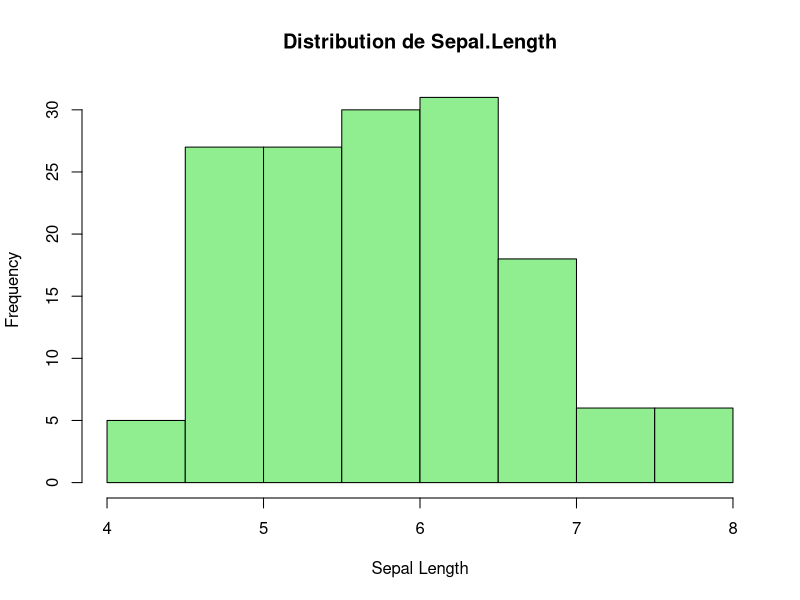
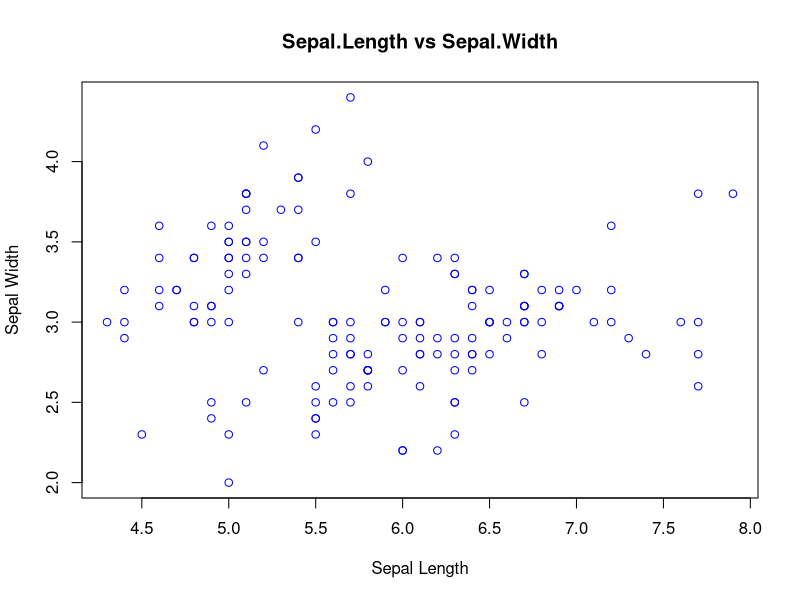
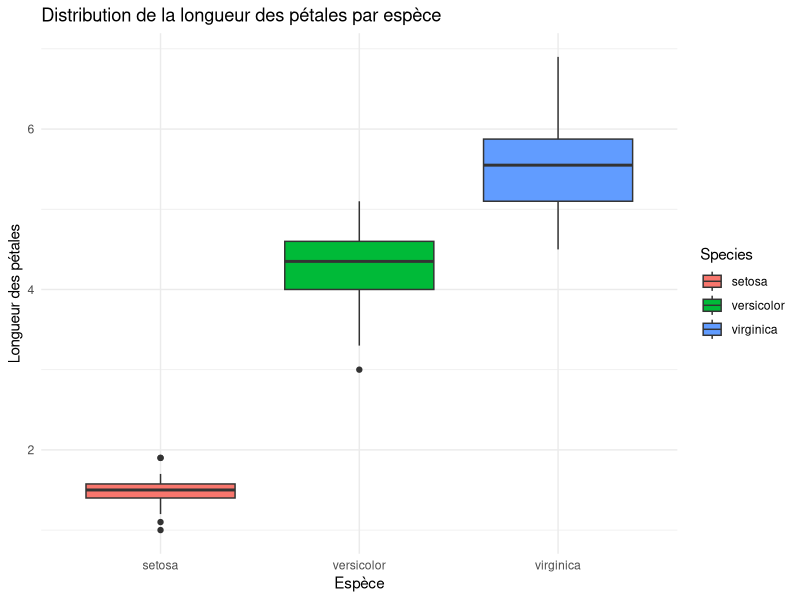

The R script that drew these images, in order:

# Charger le dataset Iris
data("iris")

# Consulter rapidement les premières lignes
head(iris)

# Afficher la structure des données
str(iris)

# Résumé statistique des variables
summary(iris)


# Histogramme de la variable Sepal.Length
hist(iris$Sepal.Length, 
     main="Distribution de Sepal.Length", 
     xlab="Sepal Length", 
     col="lightgreen")

# Nuage de points (Sepal.Length vs Sepal.Width)
plot(iris$Sepal.Length, iris$Sepal.Width, 
     xlab="Sepal Length", ylab="Sepal Width", 
     col="blue",
     main="Sepal.Length vs Sepal.Width")

# Vérifier les valeurs manquantes
sum(is.na(iris))  # Nombre total de NA

# Vérifier si des lignes sont dupliquées
sum(duplicated(iris))

# Installer et charger ggplot2 si nécessaire
# install.packages("ggplot2")
library(ggplot2)

# Distribution de la longueur des pétales par espèce
ggplot(iris, aes(x=Species, y=Petal.Length, fill=Species)) +
  geom_boxplot() +
  labs(title="Distribution de la longueur des pétales par espèce",
       x="Espèce",
       y="Longueur des pétales") +
  theme_minimal()

set.seed(123)  # Pour reproduire les résultats
indexes <- sample(1:nrow(iris), size = 0.7*nrow(iris))

train_data <- iris[indexes, ]
test_data  <- iris[-indexes, ]


# Si le package n'est pas installé : install.packages("MASS")
library(MASS)

# Construire le modèle LDA
model_lda <- lda(Species ~ ., data = train_data)
model_lda

# Prédire les espèces sur le jeu de test
predictions <- predict(model_lda, newdata=test_data)
head(predictions$class)


# Calculer la matrice de confusion
confusion_matrix <- table(Predicted = predictions$class, 
                          Actual = test_data$Species)
confusion_matrix

# Calculer la précision globale
accuracy <- sum(diag(confusion_matrix)) / sum(confusion_matrix)
accuracy

